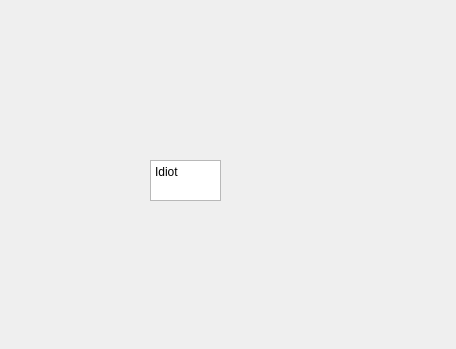
<?xml version="1.0" encoding="UTF-8"?>
<ui version="4.0">
 <class>sett</class>
 <widget class="QWidget" name="sett">
  <property name="geometry">
   <rect>
    <x>0</x>
    <y>0</y>
    <width>456</width>
    <height>349</height>
   </rect>
  </property>
  <property name="windowTitle">
   <string>Form</string>
  </property>
  <widget class="QTextEdit" name="textEdit">
   <property name="geometry">
    <rect>
     <x>150</x>
     <y>160</y>
     <width>71</width>
     <height>41</height>
    </rect>
   </property>
   <property name="html">
    <string>&lt;!DOCTYPE HTML PUBLIC &quot;-//W3C//DTD HTML 4.0//EN&quot; &quot;http://www.w3.org/TR/REC-html40/strict.dtd&quot;&gt;
&lt;html&gt;&lt;head&gt;&lt;meta name=&quot;qrichtext&quot; content=&quot;1&quot; /&gt;&lt;meta charset=&quot;utf-8&quot; /&gt;&lt;style type=&quot;text/css&quot;&gt;
p, li { white-space: pre-wrap; }
hr { height: 1px; border-width: 0; }
li.unchecked::marker { content: &quot;\2610&quot;; }
li.checked::marker { content: &quot;\2612&quot;; }
&lt;/style&gt;&lt;/head&gt;&lt;body style=&quot; font-family:'Segoe UI'; font-size:9pt; font-weight:400; font-style:normal;&quot;&gt;
&lt;p style=&quot; margin-top:0px; margin-bottom:0px; margin-left:0px; margin-right:0px; -qt-block-indent:0; text-indent:0px;&quot;&gt;Idiot&lt;/p&gt;
&lt;p style=&quot;-qt-paragraph-type:empty; margin-top:0px; margin-bottom:0px; margin-left:0px; margin-right:0px; -qt-block-indent:0; text-indent:0px;&quot;&gt;&lt;br /&gt;&lt;/p&gt;&lt;/body&gt;&lt;/html&gt;</string>
   </property>
  </widget>
 </widget>
 <resources/>
 <connections/>
</ui>
